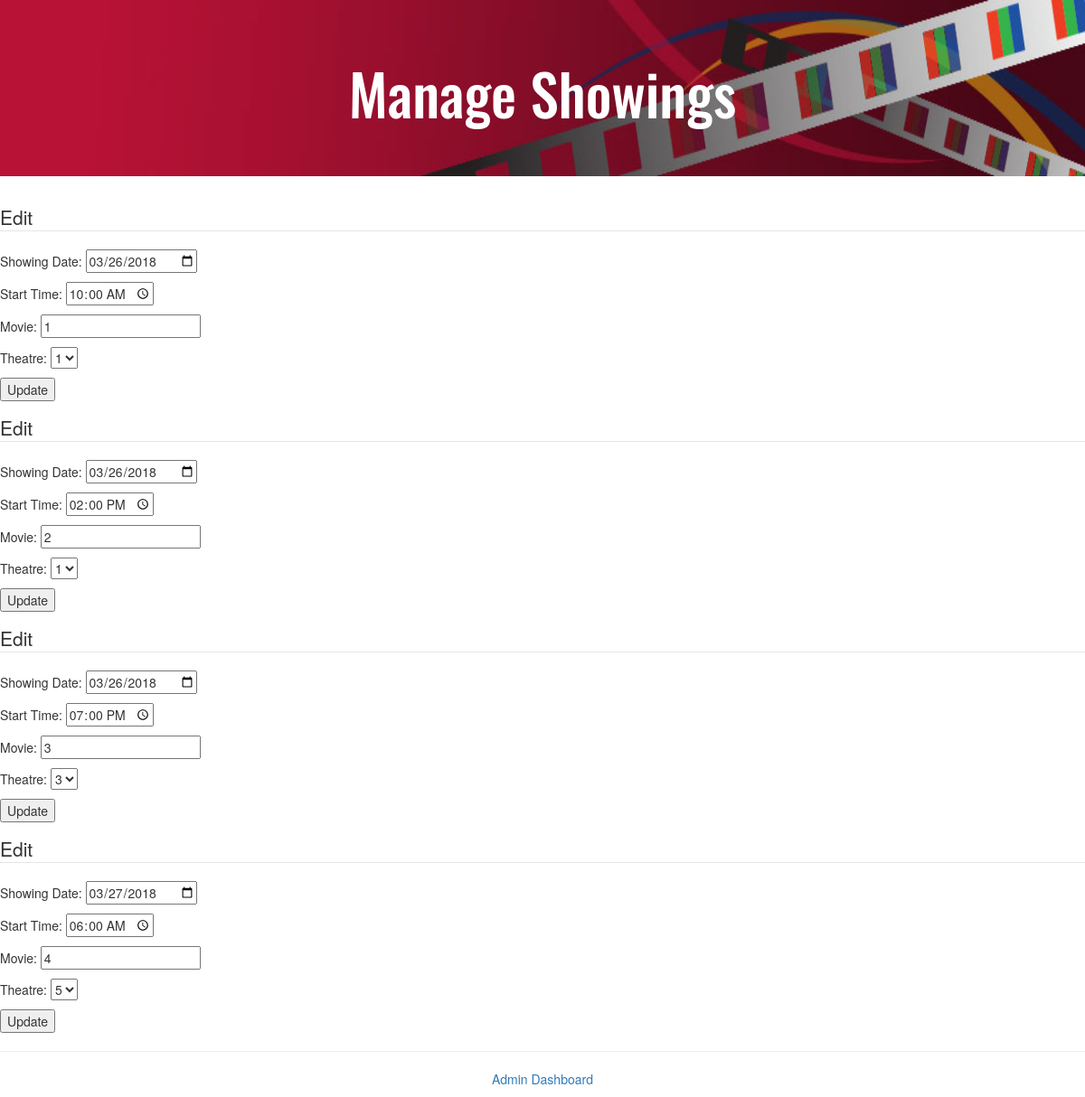
/manage_showings.php, run on the app's committed database.
### tables this page shows
CREATE TABLE `showing` (
  `Showing_date` date NOT NULL,
  `Start_time` time NOT NULL,
  `Theatre_id` int(11) NOT NULL,
  `Movie_id` int(10) NOT NULL
);

### manage_showings.php (the view, shortened to what this page needs)
<html>
 <head>
  <link rel="stylesheet" href="https://maxcdn.bootstrapcdn.com/bootstrap/3.3.7/css/bootstrap.min.css">
 </head>
 <body>
  <div class="jumbotron text-center" style = "background-image: url(Pics/film_banner.jpg); background-size: 100% 100%;">
          <h1 class="display-4" style = "color:white; font-family: 'Oswald', sans-serif;">Manage Showings</h1>
		  </div>
      <?php
      $conn = connect();
      $sql= "SELECT * FROM showing  WHERE 1";
      $result = $conn->query($sql);
      $lmao = "";
      $sql= "SELECT * FROM theatre  WHERE 1";
      $result2 = $conn->query($sql);
      if ($result->num_rows > 0) {
          while($row = $result->fetch_assoc()) {
        echo "<form action=update_showing.php method=post><fieldset><legend> Edit</legend>";
          echo "<p>Showing Date:  <input type=date min=2018-04-02 name=showing_date required='{$lmao}'  value='{$row['Showing_date']}' /></p>
          <p>Start Time:  <input type=time name=time  required='{$lmao}' value='{$row['Start_time']}' /></p>
          <p>Movie:  <input readonly type=number name=movie required='{$lmao}'  value='{$row['Movie_id']}' /></p>
          <p>Theatre: <select name=theatre> ";
          foreach($result2 as $row2) {
            if ($row2['Theatre_id'] == $row['Theatre_id']) {
              echo "<option selected value='{$row2['Theatre_id']}'>" . $row2['Theatre_id'] . "</option>";
            }else{
              echo "<option value='{$row2['Theatre_id']}'>" . $row2['Theatre_id'] . "</option>";
            }
          }
        echo "</select></p><input type=submit name=Submit value=Update /></fieldset></form> ";
        }
      }
      ?>
	  <hr class="my-4">
<p class = 'text-center'><a href="admin_index.php"> Admin Dashboard </a></p>
 </body>
</html>

### data on the page
showing: showing_date "03/26/2018", time "10:00:00", movie "1"
showing: showing_date "03/26/2018", time "14:00:00", movie "2"
showing: showing_date "03/26/2018", time "19:00:00", movie "3"
showing: showing_date "03/27/2018", time "06:00:00", movie "4"

### other printed values
form field theatre "1"
form field theatre "3"
form field theatre "5"
